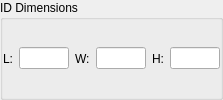
      <widget class="QGroupBox" name="grpID">
       <property name="title">
        <string>ID Dimensions</string>
       </property>
       <layout class="QHBoxLayout" name="horizontalLayout_5">
        <property name="leftMargin">
         <number>0</number>
        </property>
        <property name="topMargin">
         <number>0</number>
        </property>
        <property name="rightMargin">
         <number>0</number>
        </property>
        <property name="bottomMargin">
         <number>0</number>
        </property>
        <item>
         <widget class="QLabel" name="label_21">
          <property name="text">
           <string>L:</string>
          </property>
         </widget>
        </item>
        <item>
         <widget class="QLineEdit" name="txtID_L">
          <property name="maximumSize">
           <size>
            <width>50</width>
            <height>16777215</height>
           </size>
          </property>
         </widget>
        </item>
        <item>
         <widget class="QLabel" name="label_22">
          <property name="text">
           <string>W:</string>
          </property>
         </widget>
        </item>
        <item>
         <widget class="QLineEdit" name="txtID_W">
          <property name="maximumSize">
           <size>
            <width>50</width>
            <height>16777215</height>
           </size>
          </property>
         </widget>
        </item>
        <item>
         <widget class="QLabel" name="label_23">
          <property name="text">
           <string>H:</string>
          </property>
         </widget>
        </item>
        <item>
         <widget class="QLineEdit" name="txtID_H">
          <property name="maximumSize">
           <size>
            <width>50</width>
            <height>16777215</height>
           </size>
          </property>
         </widget>
        </item>
       </layout>
      </widget>
